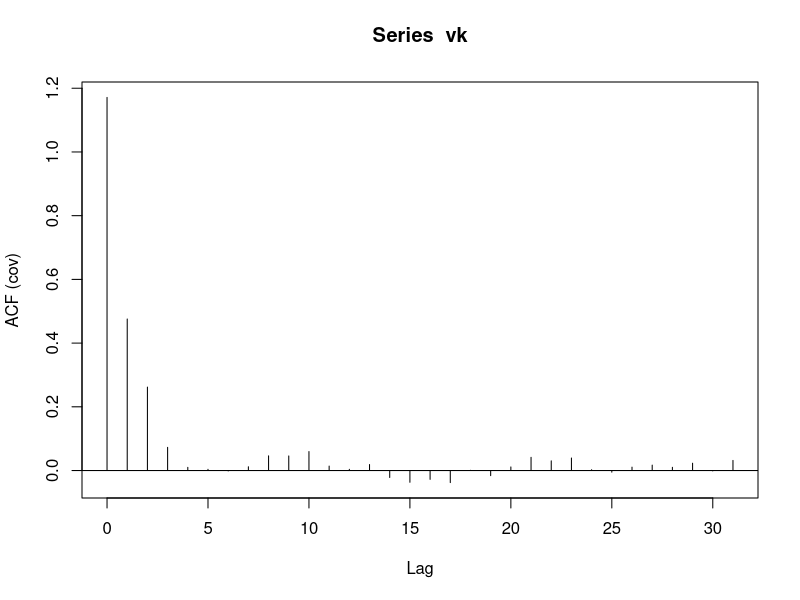

Reproduce this figure in R. (Note: this script raises an error after producing the figure.)
vk<-arima.sim(n=1500,list(order(2,0,1),ar=c(0,0.25),ma=0.4))

#1
acvf_vk<-acf(vk,type="covariance")
fft_acvf<-(fft(acvf_vk$acf)+ fft(acvf_vk$acf,inverse= TRUE))/2
#2
vk1=arma.spec(ar=c(0,0.25),ma=0.4)
plot(vk1)

plot(acvf_vk$lag[1:15]/30,fft_acvf[1:15],'l',xlab='frequency',ylab='spectrum')
